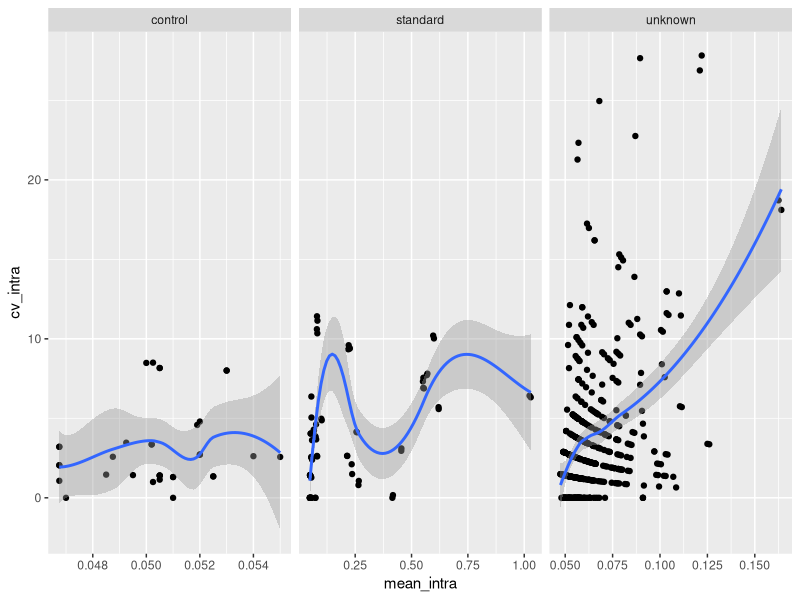

Write the R code that produced this figure. (Note: this script raises an error after producing the figure.)
## ---- chunk 1
library("knitr")
opts_chunk$set(fig.width = 8, fig.heigth = 8, cache = FALSE)
## ---- chunk 2
library("dplyr")
library("ggplot2")
library("cowplot")
## ---- chunk 3
anno <- read.delim("../data/annotation.txt", stringsAsFactors = FALSE)
## ---- chunk 4
troponin <- read.delim("../data/troponin.txt", stringsAsFactors = FALSE)
## ---- chunk 5
stopifnot(troponin$dosage[troponin$type == "unknown"] %in% anno$dosage)
cell_line_input <- unique(troponin$cell_line[troponin$type == "unknown"])
cell_line_input <- sort(cell_line_input)
cell_line_valid <- cell_line_input %in% anno$cell_line
names(cell_line_valid) <- cell_line_input
length(cell_line_valid)
sum(cell_line_valid)
cell_line_valid
sort(unique(anno$cell_line))
## ---- chunk 6
anno$dosage[anno$dosage == "C"] <- 0
anno$dosage <- as.numeric(anno$dosage)
troponin$dosage[troponin$dosage == "C"] <- 0
troponin$dosage <- as.numeric(troponin$dosage)
## ---- chunk 7
tr_intra <- troponin %>%
  group_by(experiment, reading, name, type, cell_line, dosage, known_conc) %>%
  summarize(mean_intra = mean(absorbance),
            sd_intra = sd(absorbance),
            cv_intra = sd_intra / mean_intra * 100) %>%
  ungroup
stopifnot(nrow(tr_intra) <= nrow(troponin) / 2)
# There are fewer entries because the experiments on 11/5/15 had fewer samples.
# table(tr_intra$experiment, tr_intra$reading)
## ---- chunk 8
ggplot(tr_intra, aes(x = mean_intra, y = cv_intra)) +
  geom_point() +
  geom_smooth() +
  facet_wrap(~type, scales = "free_x")
## ---- chunk 9
std_curve <- tr_intra %>%
  group_by(experiment, reading) %>%
  do(mod = lm(mean_intra ~ known_conc, data = .)) %>%
  do(data.frame(experiment = .$experiment,
                reading = .$reading,
                intercept = coef(.$mod)[1],
                slope = coef(.$mod)[2],
                r2 = summary(.$mod)$r.squared))
## ---- chunk 10
tr_intra$conc <- NA
for (i in 1:nrow(tr_intra)) {
  std_curve_sub <- std_curve %>%
    filter(experiment == tr_intra$experiment[i],
           reading == tr_intra$reading[i])
  # x = (y - b) / m
  b <- std_curve_sub %>% select(intercept) %>% as.numeric
  m <- std_curve_sub %>% select(slope) %>% as.numeric
  tr_intra$conc[i] <- (tr_intra$mean_intra[i] - b) / m
}
## ---- chunk 11
tr_inter <- tr_intra %>%
  group_by(experiment, name, type, cell_line, dosage, known_conc) %>%
  summarize(mean_inter = mean(conc),
            sd_inter = sd(conc),
            cv_inter = sd_inter / mean_inter * 100) %>%
  ungroup
stopifnot(nrow(tr_inter) == nrow(tr_intra) / 2)
## ---- chunk 12
anno <- anno %>% select(id:dosage)
d <- merge(anno, tr_inter)
dim(d)
length(unique(d$findiv))
## ---- chunk 13
sort(setdiff(anno$cell_line, d$cell_line))
## ---- chunk 14
sort(setdiff(tr_inter$cell_line, d$cell_line))
## ---- chunk 15
d_ind <- d[d$type == "unknown", ]
## ---- chunk 16
tr_v_dox <- ggplot(d_ind,
                   aes(x = as.factor(dosage), y = mean_inter)) +
  geom_boxplot() +
  labs(x = "Doxorubicin dosage",
       y = "Cardiac troponin concentration (ng/mL)",
       title = "Cardiac troponin levels increase with increasing doxorubicin dosage")
## ---- chunk 17
tr_max <- tapply(d_ind$mean_inter, d_ind$findiv, max)
tr_max_q <- quantile(tr_max, probs = c(0.25, 0.75))
response <- tr_max
response[tr_max <= tr_max_q[1]] <- "blue" # low
response[tr_max >= tr_max_q[2]] <- "red" # high
response[tr_max > tr_max_q[1] & tr_max < tr_max_q[2]] <- "black" # intermediate
table(response)
## ---- chunk 18
tr_var <- ggplot(d_ind, aes(x = dosage, y = mean_inter,
                            color = as.factor(findiv))) +
  geom_point() +
  geom_line(linetype = "dashed") +
  theme(legend.position = "none") +
  # scale_color_grey() +
  scale_color_manual(values = response) +
  labs(x = "Doxorubicin dosage",
       y = "Cardiac troponin concentration (ng/mL)",
       title = "Cardiac troponin levels vary across individuals")
## ---- chunk 19
plot_grid(tr_v_dox, tr_var, labels = LETTERS[1:2])
## ---- chunk 20
sessionInfo()
